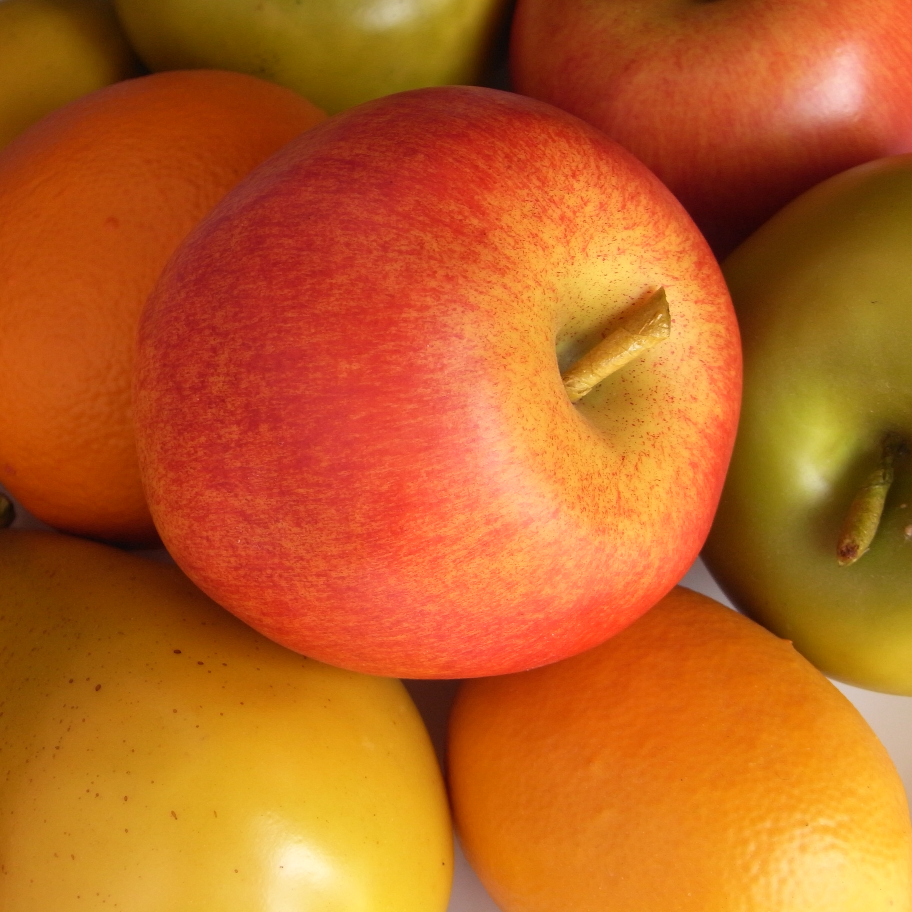
#> input picture src/image2.jpg, 2736 x 2736 px (shown at 1/3 size)
$ jupyter execute --allow-errors 'Image Pyramid.ipynb'
#> lines starting #> are read from the running program, lines starting #| are printed output that depends on the picture
[cell 1]
import cv2
import numpy as np
import matplotlib.pyplot as plt

- 동일한 이미지에 대하여 다양한 사이즈로 변형하여 작업
- 동일 이미지에 대한 서로 다른 사이즈의 set : Image Pyramids
1. Gaussian Pyramids
2. Laplacian Pyramids

[cell 2]
img = cv2.imread("src/image2.jpg")
#> img is the input picture: shape (2736, 2736, 3); mean B, G, R 34, 98.9, 188.2
img = cv2.cvtColor(img, cv2.COLOR_BGR2RGB)


lower = cv2.pyrDown(img) # x1/4
higher = cv2.pyrUp(img) # x4
plt.figure(figsize = (10*3,10))
plt.subplot(1,3,1);plt.imshow(lower);plt.xticks([0,6000]);plt.yticks([0,6000])
plt.subplot(1,3,2);plt.imshow(img);plt.xticks([0,6000]);plt.yticks([0,6000])
plt.subplot(1,3,3);plt.imshow(higher);plt.xticks([0,6000]);plt.yticks([0,6000])
plt.show()

[cell 3]
if False in (img == cv2.pyrDown(higher)):
    print("2 images are not same")
else:
    print("2 images are same")

[cell 4]
if False in (img == cv2.pyrUp(lower)):
    print("2 images are not same")
else:
    print("2 images are same")

[cell 5]
f1 = cv2.imread("src/circle.jpg")
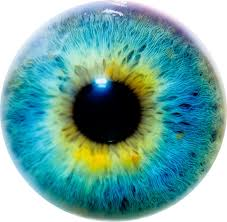
#> input picture src/circle.jpg, 227 x 222 px
#> f1 is the input picture: shape (222, 227, 3); mean B, G, R 163.7, 167.9, 113.6
f2 = cv2.imread("src/orange.jpg")
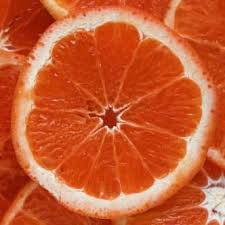
#> input picture src/orange.jpg, 225 x 225 px
#> f2 is the input picture: shape (225, 225, 3); mean B, G, R 49.2, 91.1, 200
f1 = cv2.resize(f1, (f2.shape[1], f2.shape[0]))
#> f1: shape (225, 225, 3)
f1, f2 = cv2.cvtColor(f1, cv2.COLOR_BGR2RGB),cv2.cvtColor(f2, cv2.COLOR_BGR2RGB)
#f1 = cv2.cvtColor(f1, cv2.COLOR_BGR2RGB)#,cv2.cvtColor(f2, cv2.COLOR_BGR2RGB)
plt.figure(figsize = (20,12))
plt.subplot(121);plt.xticks([]);plt.yticks([]);plt.imshow(f1)
plt.subplot(122);plt.xticks([]);plt.yticks([]);plt.imshow(f2)
plt.show()
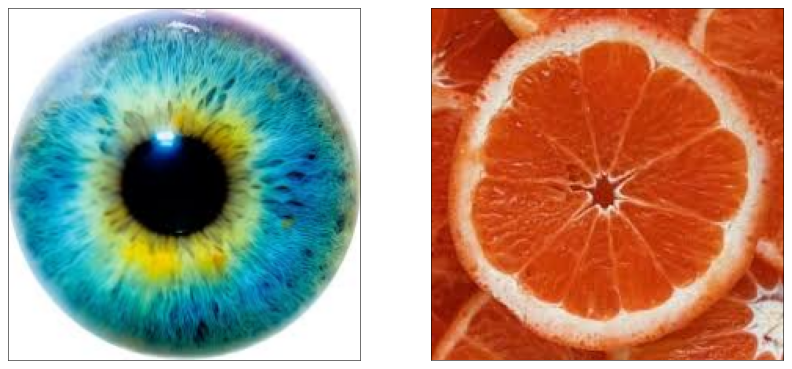
#> figure drawn by matplotlib, 2 panels

[cell 6]
f1.shape
#> Out = (225, 225, 3)

[cell 7]
f1c = f1.copy()
Gaussian_f1 = [f1c]
for i in range(6):
    f1c = cv2.pyrDown(f1c)
    Gaussian_f1.append(f1c)
#> this loop made 6 passes
#> pass 1, `f1c = cv2.pyrDown(f1c)`:
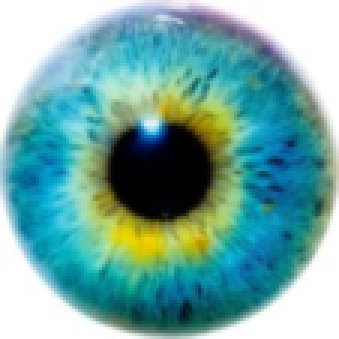
#> f1c: shape (113, 113, 3) (shown 3 times larger); mean R, G, B 114.6, 168.5, 164.3
#> pass 3, `f1c = cv2.pyrDown(f1c)`:
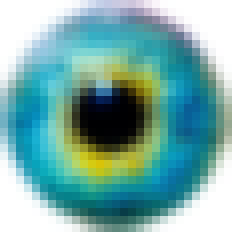
#> f1c: shape (29, 29, 3) (shown 8 times larger); mean R, G, B 120.1, 171.7, 167.7
#> after the loop, Gaussian_f1 = 7 items

f2c = f2.copy()
Gaussian_f2 = [f2c]
for i in range(6):
    f2c = cv2.pyrDown(f2c)
    Gaussian_f2.append(f2c)
#> this loop made 6 passes
#> pass 3, `f2c = cv2.pyrDown(f2c)`:
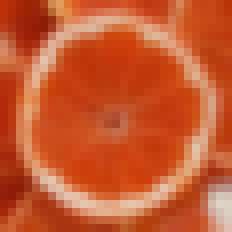
#> f2c: shape (29, 29, 3) (shown 8 times larger); mean R, G, B 199.4, 90.3, 48.6
#> after the loop, Gaussian_f2 = 7 items

plt.figure(figsize = (20,6))
for i in range(12):
    if i < 6:
        plt.subplot(2,6,i+1);plt.imshow(Gaussian_f1[i]);plt.xticks([0,f1.shape[1]]);plt.yticks([0,f1.shape[0]])
    else:
        plt.subplot(2,6,i+1);plt.imshow(Gaussian_f2[i-6]);plt.xticks([0,f2.shape[1]]);plt.yticks([0,f2.shape[0]])
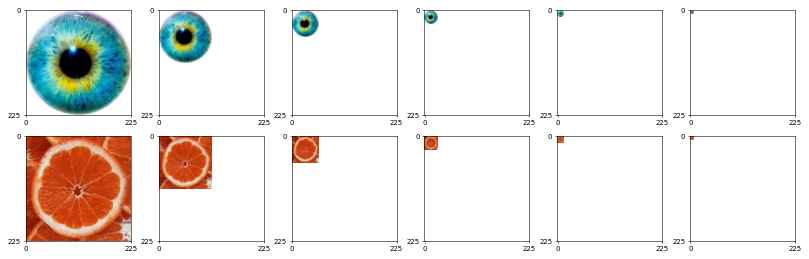
#> figure drawn by matplotlib, 12 panels

[cell 8]
Laplacian_f1 = [Gaussian_f1[-1]]
for i in range(5,0,-1):
    Up = cv2.pyrUp(Gaussian_f1[i])
    tmp = cv2.resize(Gaussian_f1[i], (Up.shape[1],Up.shape[0]))
    sub = cv2.subtract(Up, tmp) # Laplacian pyramid
    Laplacian_f1.append(sub)
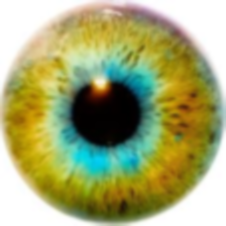
#> Up: shape (226, 226, 3); mean of channels 0, 1, 2 114.7, 168.5, 164.3; drawn as B, G, R
#> after the loop, Laplacian_f1 = 6 items

Laplacian_f2 = [Gaussian_f2[-1]]
for i in range(5,0,-1):
    Up = cv2.pyrUp(Gaussian_f2[i])
    tmp = cv2.resize(Gaussian_f2[i], (Up.shape[1],Up.shape[0]))
    sub = cv2.subtract(Up, tmp)
    Laplacian_f2.append(sub)
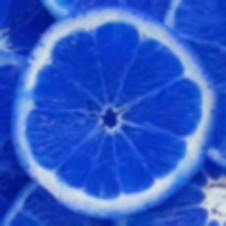
#> Up: shape (226, 226, 3); mean of channels 0, 1, 2 199.9, 91.1, 49.2; drawn as B, G, R
#> after the loop, Laplacian_f2 = 6 items

plt.figure(figsize = (20,6))
#> (the rest of this cell did not finish here and is left out)

[cell 9]
Laplacian_sum = []

for lf1,lf2 in zip(Laplacian_f1, Laplacian_f2):
    rows, cols, depth = lf1.shape
    LS = np.hstack((lf1[:,0:cols//2+1], lf2[:,cols//2:]))
    Laplacian_sum.append(LS)
#> this loop made 6 passes
#> (rows, cols) on passes 1 to 6: (4, 4), (16, 16), (30, 30), (58, 58), (114, 114), (226, 226)
#> after the loop, Laplacian_sum = 6 items

plt.figure(figsize = (20,12))
#> (the rest of this cell did not finish here and is left out)
